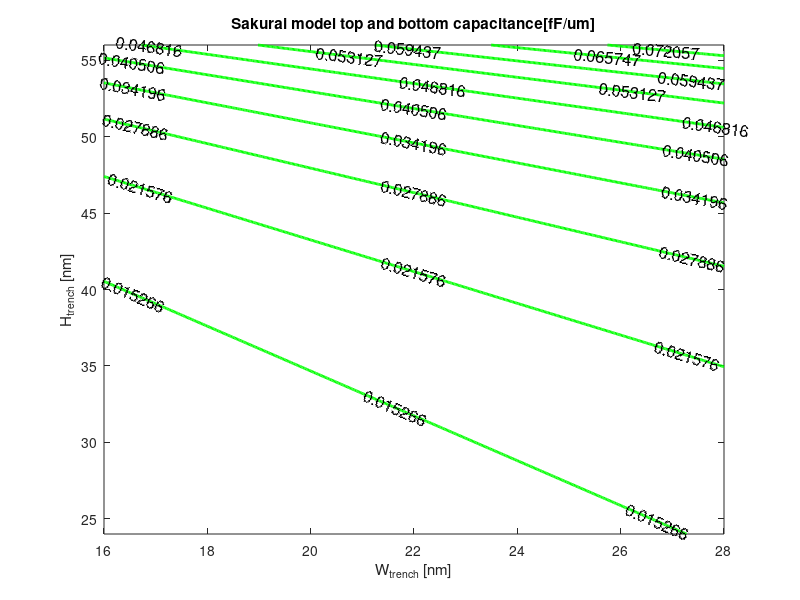
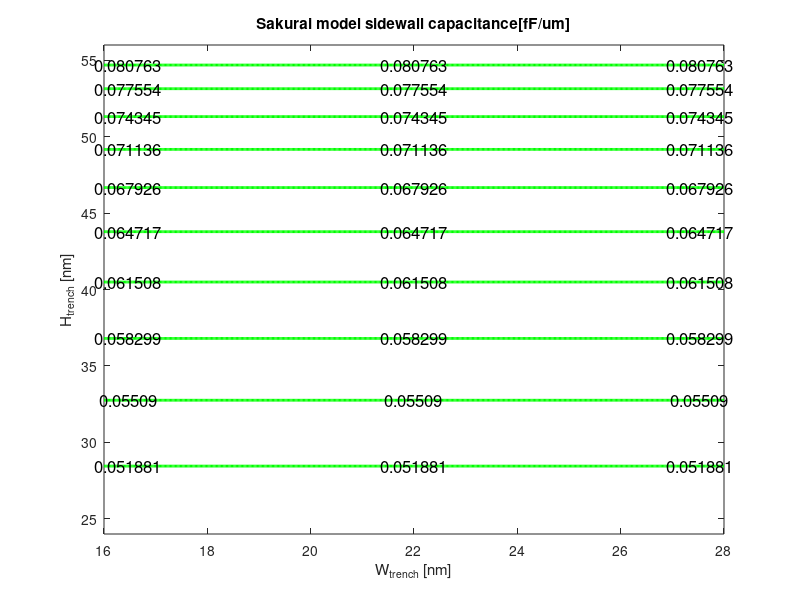

The MATLAB script that drew these images, in order:
% ECE 594 - Homework 1
% Advanced Sakurai showing the contributes
clf;
%//////////////////////////PARAMETERS///////////////////////////////////////////
W_trench  = 16; %nm                                                             % Nominal value, it's a variable
H_stack   = 64; %nm                                                             % Fixed
H_trench  = 32; %nm                                                             % Nominal value, it's a variable
K_lowk    = 2.2;                                                                % Fixed low-k dielectric constant
eps0      = 8.85e-12;                                                           % Fixed Vacuum dielectric constant
eps       = K_lowk*eps0;                                                        % Fixed dielectric constant
P_trench  = 32;                                                                 % Fixed, space between lines
CPP       = 42e-9;                                                              % Fixed, unit of wire length
%///////////////////////////////////////////////////////////////////////////////

%/////////////////////////////SAKURAI///////////////////////////////////////////
% THIS MODEL DOESN'T TAKE INTO ACCOUNT SIDE-WALL DAMAGE
H_trench  = linspace(24, 56, 500);                                              % Create different Heights for trench
W_trench  = linspace(16, 28, 500);                                              % Create different Widths for trench
[W_trench, H_trench] = meshgrid(W_trench, H_trench);                            % Create the mesh for surfae plot
d_b       = H_stack - H_trench;                                                 % Compute distance from bottom plate
sakurai_tb    = eps .* (1.15 .*W_trench./d_b);                                  % Sakurai top-bottom contributes
sakurai_side  = eps .* 2.8.*(H_trench./d_b).^0.222;                             % Sakurai sidewall contributes

sakurai_tb      = sakurai_tb ./ 1e-15 .* 1e-6;                                  % Transform in fF/um
sakurai_side    = sakurai_side ./ 1e-15 .* 1e-6;                                % Transform in fF/um

                                                                                % Plotting stuff

figure(1);                                                                      % Plot the bottom capacitance
[c, h] = contour(W_trench(1,:), H_trench(:,1), sakurai_tb, "linewidth", 2, "g");

xlabel("W_{trench} [nm]");
ylabel("H_{trench} [nm]");
title("Sakurai model top and bottom capacitance[fF/um]");
clabel (c, h, "fontsize", 12);
figure(2);                                                                      % Plot the bottom capacitance
[c, h] = contour(W_trench(1,:), H_trench(:,1), sakurai_side, "linewidth", 2, "g");

xlabel("W_{trench} [nm]");
ylabel("H_{trench} [nm]");
title("Sakurai model sidewall capacitance[fF/um]");
clabel (c, h, "fontsize", 12);
%///////////////////////////////////////////////////////////////////////////////
